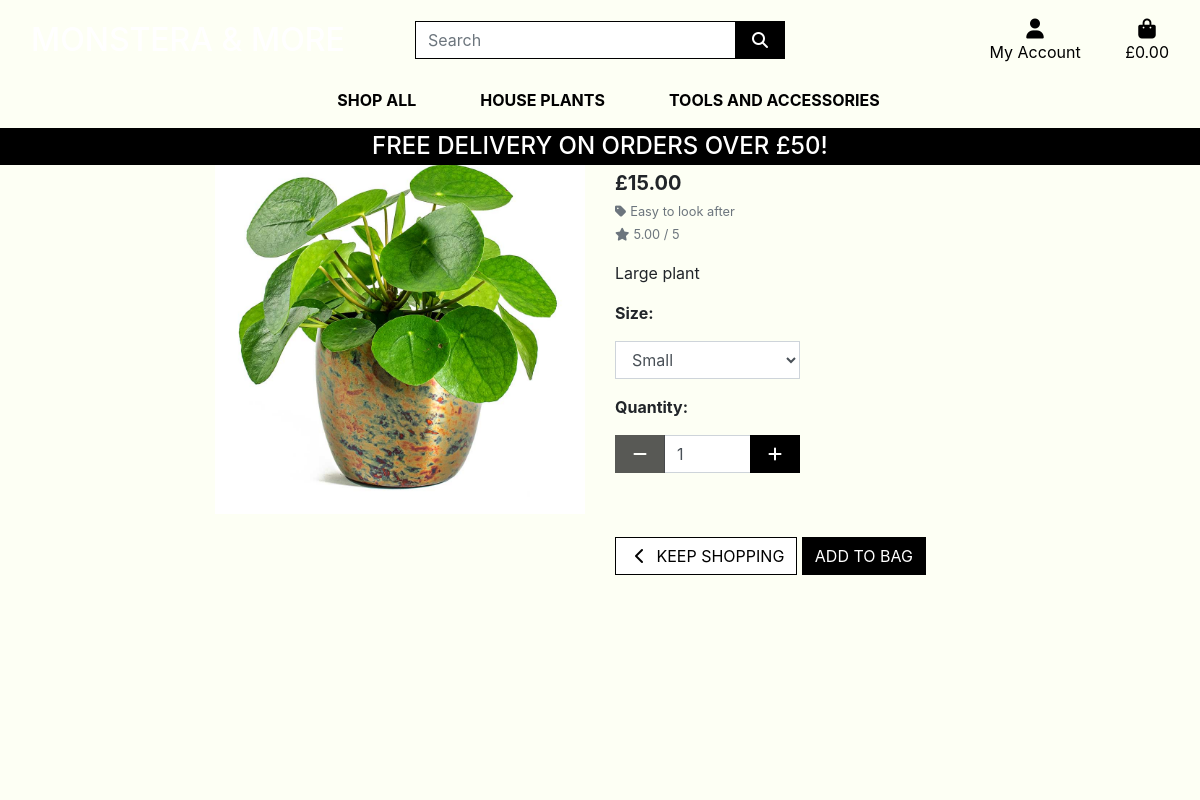
Screenshot of /products/177 with the database file from the repository.
### products/models.py (models this page shows, shortened)
class Product(models.Model):
    category = models.ForeignKey('Category', null=True, blank=True, on_delete=models.SET_NULL)
    plant = models.BooleanField(null=True, blank=True)
    sku = models.CharField(max_length=254, null=True, blank=True)
    name = models.CharField(max_length=254)
    description = models.TextField()
    has_sizes = models.BooleanField(default=False, null=True, blank=True)
    price = models.DecimalField(max_digits=6, decimal_places=2)
    rating = models.DecimalField(max_digits=6, decimal_places=2, null=True, blank=True)
    image_url = models.URLField(max_length=1024, null=True, blank=True)
    image = models.ImageField(null=True, blank=True)

class Category(models.Model):
    class Meta:
        verbose_name_plural = 'Categories'
    name = models.CharField(max_length=254)
    friendly_name = models.CharField(max_length=254, null=True, blank=True)

### products/views.py (the view)
# urls.py: path('<product_id>', views.product_detail, name='product_detail'),
def product_detail(request, product_id):
    product = get_object_or_404(Product, pk=product_id)
    context = {
        'product': product,
    }
    return render(request, 'products/product_detail.html', context)

### bag/contexts.py (called while the page is built, shortened)
def bag_contents(request):
    bag_items = []
    total = 0
    product_count = 0
    bag = request.session.get('bag', {})
    if total < settings.FREE_DELIVERY_THRESHOLD:
        delivery = total * Decimal(settings.STANDARD_DELIVERY_PERCENTAGE / 100)
        free_delivery_delta = settings.FREE_DELIVERY_THRESHOLD - total
    else:
        delivery = 0
        free_delivery_delta = 0
    grand_total = delivery + total
    context = {
        'bag_items': bag_items,
        'total': total,
        'product_count': product_count,
        'delivery': delivery,
        'free_delivery_delta': free_delivery_delta,
        'free_delivery_threshold': settings.FREE_DELIVERY_THRESHOLD,
        'grand_total': grand_total,
    }
    return context

### products/templates/products/product_detail.html (shortened to what this page needs)
{% extends "base.html" %}
{% load static %}
{% block content %}
    <div class="overlay"></div>
    <div class="container-fluid pt-5 mt-5">
        <div class="row">
            <div class="col-12 col-md-6 col-lg-4 offset-lg-2">
                <div class="image-container my-5">
                    {% if product.image %}
                        <a href="{{ product.image.url }}">
                            <img class="card-img-top img-fluid" src="{{ product.image.url }}" alt="{{ product.name }}">
                        </a>
                        {% else %}
                        <a href="">
                            <img class="card-img-top img-fluid" src="{{ MEDIA_URL }}noimage.png" alt="{{ product.name }}">
                        </a>
                    {% endif %}
                </div>
            </div>
            <div class="col-12 col-md-6 col-lg-4">
                <div class="product-details-container mb-5 mt-md-5">
                    <p class="mb-0">{{ product.name }}</p>
                    <p class="lead mb-0 text-left font-weight-bold">£{{ product.price }}</p>
                    {% if product.category %}
                    <p class="small mt-1 mb-0">
                        <a class="text-muted" href="{% url 'products' %}?category={{ product.category.name }}">
                            <i class="fas fa-tag mr-1"></i>{{ product.category.friendly_name }}
                        </a>
                    </p>
                    {% endif %}
                    {% if product.rating %}
                        <small class="text-muted"><i class="fas fa-star mr-1"></i>{{ product.rating }} / 5</small>
                    {% else %}
                        <small class="text-muted">No Rating</small>
                    {% endif %}
                    <p class="mt-3">{{ product.description }}</p>
                    <form class="form" action="{% url 'add_to_bag' product.id %}" method="POST">
                        <div class="form-row">
                            {% with product.has_sizes as s %}
                            {% if s %}
                                <div class="col-12">
                                    <p><strong>Size:</strong></p>
                                    <select class="form-control rounded-0 w-50" name="product_size" id='id_product_size'>
                                        <option value="s"selected>Small</option>
                                    </select>
                                </div>
                            {% endif %}
                            <div class="col-12">
                                <p class="mt-3"><strong>Quantity:</strong></p>
                                <div class="form-group w-50">
                                    <div class="input-group">
                                        <div class="input-group-prepend">
                                            <button class="decrement-qty btn btn-black rounded-0"
                                                data-item_id="{{ product.id }}" id="decrement-qty_{{ product.id }}">
                                                <span class="icon">
                                                    <i class="fas fa-minus"></i>
                                                </span>
                                            </button>
                                        </div>
                                        <input class="form-control qty_input" type="number"
                                            name="quantity" value="1" min="1" max="5"
                                            data-item_id="{{ product.id }}"
                                            id="id_qty_{{ product.id }}">
                                        <div class="input-group-append">
                                            <button class="increment-qty btn btn-black rounded-0"
                                                data-item_id="{{ product.id }}" id="increment-qty_{{ product.id }}">
                                                <span class="icon">
                                                    <i class="fas fa-plus"></i>
                                                </span>
                                            </button>
                                        </div>
                                    </div>
                                </div>
                            </div>
                            <div class="col-12">
                                <a href="{% url 'products' %}" class="btn btn-outline-black rounded-0 mt-5">
                                    <span class="icon">
                                        <i class="fas fa-chevron-left"></i>
                                    </span>
                                    <span class="text-uppercase">Keep Shopping</span>
                                </a>
                                <input type="submit" class="btn btn-black rounded-0 text-uppercase mt-5" value="Add to Bag">
                            </div>
                            {% endwith %}
                        </div>
                    </form>
                </div>
            </div>
        </div>
    </div>
    {% endblock %}

### static/css/base.css (style rules this page uses)
html { height: 100%; }
body { background-color: #FDFFF4 !important; }
.icon { align-items: center; display: inline-flex; justify-content: center; height: 1.5rem; width: 1.5rem; }
.btn-black { background: black; color: white; }
.overlay { height: 100%; width: 100%; top: 0; left: 0; position: fixed; background: #FDFFF4; z-index: -1; }
.btn-outline-black { background: white; color: black !important; border: 1px solid black; }

### rows the page displays
Product: image (picture), price "15.00", category.friendly_name "Easy to look after", rating "5.00", description "Large plant"

### other values shown
{{ free_delivery_threshold }} "50"
